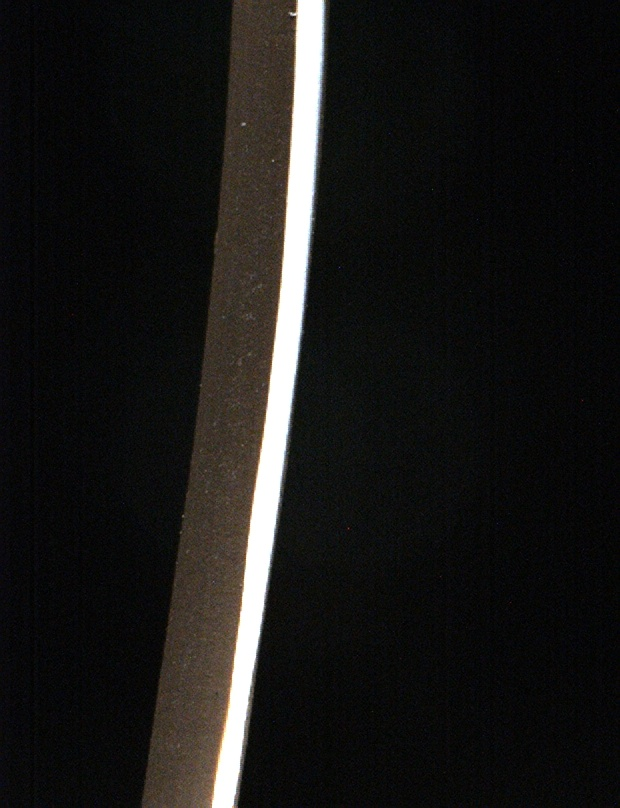
#> input picture Projeto_2/Images/ID001_1/CAMERA_0.jpg, 620 x 808 px
$ python -i 18211784_prev.py   (imports and definitions only)
#> lines starting #> are read from the running program, lines starting #| are printed output that depends on the picture; after the words box and inside, x2 and y2 are one past the last pixel; in counts of white or black regions, pixels touching at a corner belong together
import os
import argparse
import numpy as np
import pandas as pd
import cv2 as cv
import skimage as ski


RED = "\033[31m"
GRN = "\033[32m"
BLU = "\033[34m"
CLR = "\033[0m"

global_input_folder = "Images"
global_output_folder = "Output"
reduce_factor = 4  # Vai resultar em imagens com largura 155 e altura 202.
orig_heigth = 808
orig_width = 620


def show(named_images: list):
    for name, img in named_images:
        cv.imshow(name, img)
    cv.waitKey()
    cv.destroyAllWindows()
    exit(0)


def find_biggest_connected_component(img):

    # Detecta componentes conexas.
    n_conn_comp, labels = cv.connectedComponents(img)

    # Lista a conter as componentes conexas temporariamente pra análise.
    conn_comp = []

    # Laço sobre as componentes conexas, pelos índices. O índice 0 é o fundo, que não interessa.
    for i in range(1, n_conn_comp):

        # Prepara uma imgbin para colocar a componente.
        img_comp = np.zeros_like(img)

        # Coloca branco/255 onde a componente está presente.
        img_comp[labels == i] = 255

        # Adiciona componente na lista de componentes.
        conn_comp.append(img_comp)

    # Encontra maior componente.
    biggest_comp = None
    best_sum = 0
    for comp in conn_comp:
        s = comp.sum()
        if s > best_sum:
            best_sum = s
            biggest_comp = comp

    # Retorna maior componente encontrada.
    return biggest_comp


def preprocess(input_img_path: str) -> np.ndarray:
    """Preprocessamento das imagens.
    Recebe caminho para imagem e retorna uma np.ndarray contendo a imagem em HSV redimensionada.
    """
#> called with input_img_path = 'Images/ID001_1/CAMERA_0.jpg'

    # Carrega imagem. Vai vir em BGR.
    img = cv.imread(input_img_path, cv.IMREAD_COLOR)
#> img is the input picture: shape (808, 620, 3); mean B, G, R 23.5, 24.8, 25.6

    # Aplica suavização Gaussiana.
    #img = cv.GaussianBlur(img, (3, 3), 0)

    # Matiz Saturação Luminosidade
    img_hsv = cv.cvtColor(img, cv.COLOR_BGR2HSV)
#> img_hsv: shape (808, 620, 3); mean H, S, V 63.6, 68.2, 27.2

    # Isola camadas para preprocessar separadamente.
    layer_hue = img_hsv[:, :, 0]
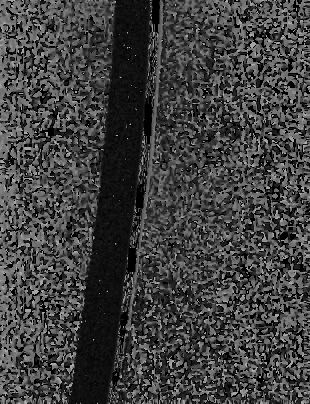
#> layer_hue: shape (808, 620) (shown at 1/2 size); min 0, max 179, mean 63.6
    layer_sat = img_hsv[:, :, 1]
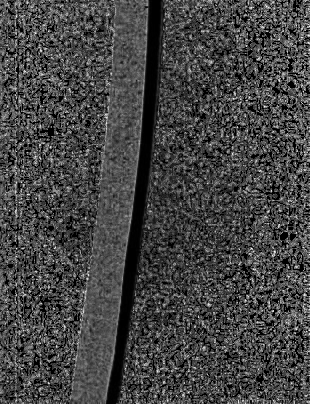
#> layer_sat: shape (808, 620) (shown at 1/2 size); min 0, max 255, mean 68.2
    layer_val = img_hsv[:, :, 2]

    # DEBUG:
    print(layer_hue.max())
#| 179

    # DEBUG: para visualização das camadas.
    layer_max = np.full(layer_hue.shape, 255, dtype=np.uint8)
    display_hue = np.dstack([layer_hue, layer_max, layer_max])
#> display_hue: shape (808, 620, 3); mean H, S, V 63.6, 255, 255
    display_hue = cv.cvtColor(display_hue, cv.COLOR_HSV2BGR)
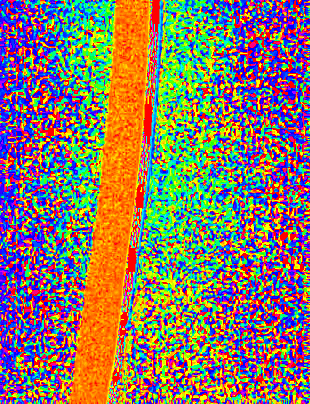
#> display_hue: shape (808, 620, 3) (shown at 1/2 size); mean B, G, R 102.3, 119.9, 135
    display_sat = np.dstack([layer_hue, layer_sat, layer_max])
#> display_sat: shape (808, 620, 3); mean H, S, V 63.6, 68.2, 255
    display_sat = cv.cvtColor(display_sat, cv.COLOR_HSV2BGR)
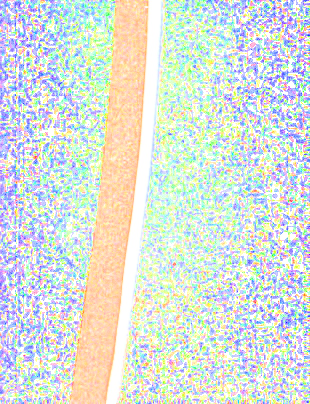
#> display_sat: shape (808, 620, 3) (shown at 1/2 size); mean B, G, R 218.2, 225.1, 217.3

    # Máscara binária com luminosidade.
    tmp = cv.GaussianBlur(img, (3, 3), 0)[:, :, 2]
    t = ski.filters.threshold_otsu(tmp)
#> t = 128
    bin_val = np.where(tmp < t, 0, 255).astype(np.uint8)
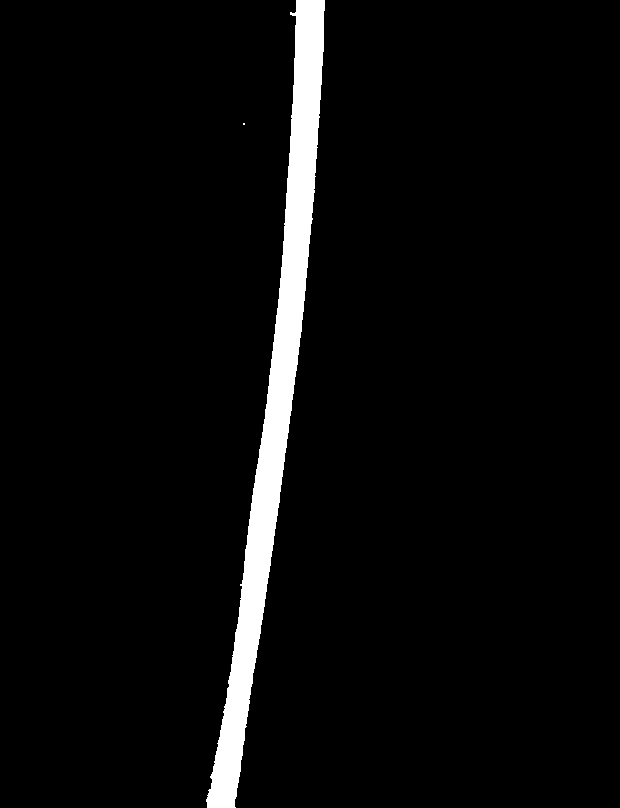
#> bin_val: shape (808, 620); 4.3% white; 2 white regions (1 under 20 px), largest, box (x1, y1, x2, y2) and area: (206, 0, 325, 808) 21541
    kernel = np.ones((3, 3))
    bin_val = cv.morphologyEx(bin_val, op=cv.MORPH_OPEN, kernel=kernel, iterations=1)
#> bin_val: shape (808, 620); 4.3% white; 1 white region, box (x1, y1, x2, y2) and area: (206, 0, 325, 808) 21508
    bin_val = cv.dilate(bin_val, kernel=kernel, iterations=16)
#> bin_val: shape (808, 620); 10% white; 1 white region, box (x1, y1, x2, y2) and area: (190, 0, 341, 808) 50340
    # ROI usando bin_val.
    roi_val_mask = cv.bitwise_and(img, img, mask=bin_val)

    # Máscara binária com saturação.
    t = ski.filters.threshold_otsu(roi_val_mask[:, :, 0])
#> t = 123
    kernel = np.ones((3, 3))
    bin_sat = np.where(layer_sat < t, 0, 255).astype(np.uint8)
#> bin_sat: shape (808, 620); 11.8% white in thin lines or dots
    bin_sat = cv.morphologyEx(bin_sat, op=cv.MORPH_OPEN, kernel=kernel, iterations=1)
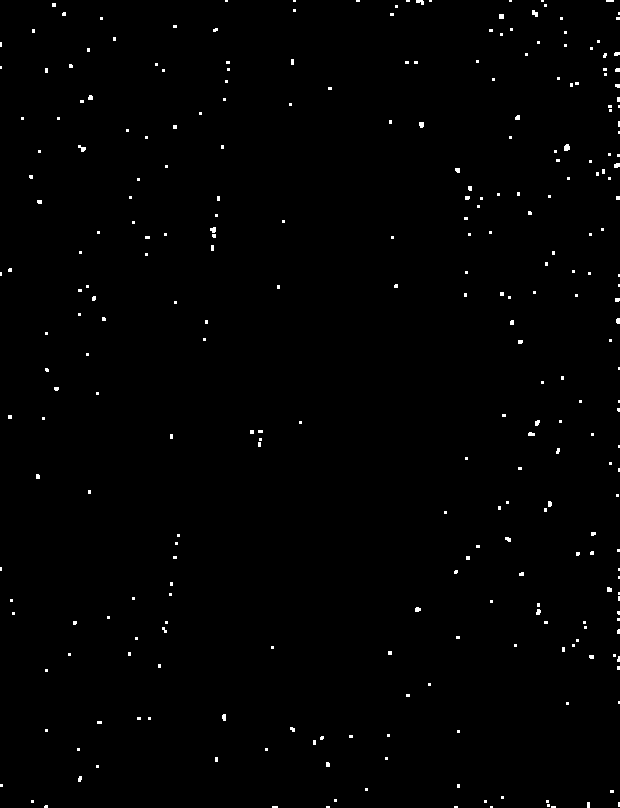
#> bin_sat: shape (808, 620); 0.69% white; 286 white regions (264 under 20 px), largest, box (x1, y1, x2, y2) and area: (564, 144, 570, 151) 35, (78, 145, 86, 152) 31, (532, 10, 538, 17) 30
    bin_sat = cv.morphologyEx(bin_sat, op=cv.MORPH_CLOSE, kernel=kernel, iterations=1)
#> bin_sat: shape (808, 620); 0.7% white; 274 white regions (243 under 20 px), largest, box (x1, y1, x2, y2) and area: (210, 227, 216, 238) 48, (536, 603, 541, 615) 42, (564, 144, 570, 151) 35
    bin_sat = find_biggest_connected_component(bin_sat)
#> in find_biggest_connected_component, `n_conn_comp, labels = cv.connectedComponents(img)`: n_conn_comp = 275
    # ROI usando bin_sat.
    roi_sat_mask = cv.bitwise_and(img, img, mask=bin_sat)

    # Visualizar matiz da ROI.
    tmp = cv.cvtColor(roi_val_mask, cv.COLOR_BGR2HSV)
#> tmp: shape (808, 620, 3); mean H, S, V 4.1, 4.7, 13.6
    roi_matiz = np.dstack([tmp[:, :, 0], layer_max, layer_max])
#> roi_matiz: shape (808, 620, 3); mean H, S, V 4.1, 255, 255
    roi_matiz = cv.cvtColor(roi_matiz, cv.COLOR_HSV2BGR)
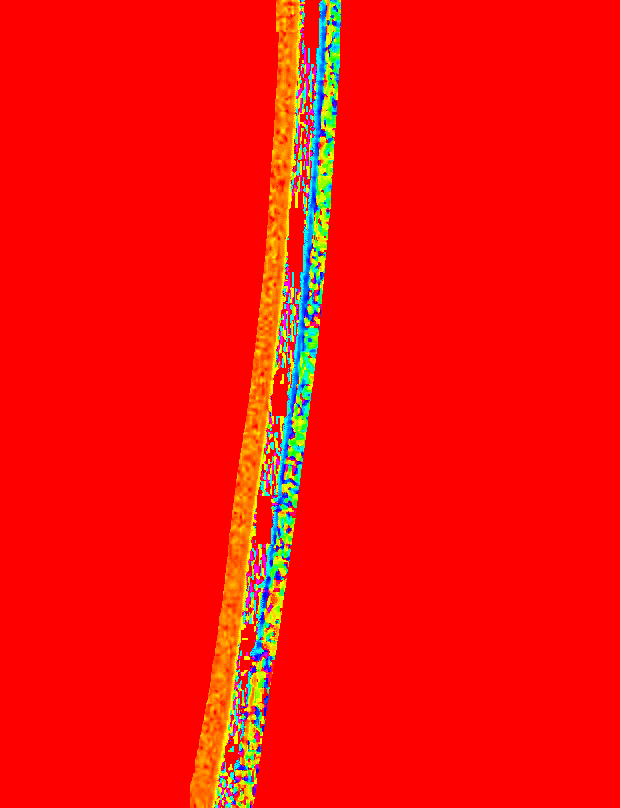
#> roi_matiz: shape (808, 620, 3); mean B, G, R 6.1, 13.5, 248.3

    # DEBUG
    show([
        ("ROI Matiz", roi_matiz),
        ("ROI Value Mask", roi_val_mask),
        ("ROI Satur Mask", roi_sat_mask),
        ("Matiz", display_hue),
        ("Bin Sat", bin_sat),
        ("Bin Val", bin_val),
        ("Saturacao", layer_sat),
        ("Luma", layer_val),
        ("Original", img)
    ])
#> the loop in show, `for name, img in named_images:` made 9 passes
#> name on passes 1 to 8: 'ROI Matiz', 'ROI Value Mask', 'ROI Satur Mask', 'Matiz', 'Bin Sat', 'Bin Val', 'Saturacao', 'Luma'

    # Binariza, pra fazermos detecção de contorno.

    threshold = ski.filters.threshold_otsu(layer_val)
    img_bin = np.where(layer_val < threshold, 0, 255).astype(np.uint8)

    # Inicializa a máscara com tudo preto.
    img_mask = np.zeros_like(img_bin)

    # Encontrar os contornos
    contours, hierarchy = cv.findContours(img_bin, cv.RETR_EXTERNAL, cv.CHAIN_APPROX_SIMPLE)

    # Concatenar todos os contornos encontrados em um único array de pontos.
    all_points = np.vstack(contours)

    # Casco convexo de todos os pontos de todos os contornos encontrados.
    convex_hull = cv.convexHull(all_points)
    cv.drawContours(img_mask, [convex_hull], -1, 255, thickness=cv.FILLED)  # Preenche casco com branco.

    # Calcula caixa delimitadora
    x, y, br_wi, br_he = cv.boundingRect(convex_hull)

    # Criar ROI (Region Of Interest) aplicando a máscara na imagem original.
    roi = cv.bitwise_and(img, img, mask=img_mask)

    # Calcular a posição centralizada
    img_width = img.shape[1]
    img_height = img.shape[0]
    center_x = (img_width - br_wi) // 2
    center_y = (img_height - br_he) // 2

    # Monta imagem de fundo preto com ROI da imagem original centralizado.
    img_result = np.zeros_like(img)
    img_result[center_y:center_y + br_he, center_x:center_x + br_wi] = roi[y:y + br_he, x:x + br_wi]

    # Redimensiona. Note que OpenCV usa a altura na primeira coordenada nas ndarrays.
    src_height, src_width, src_channels = img_result.shape  # src_channels é a quantidade de canais, 3.
    new_height = int(src_height / reduce_factor)
    new_width = int(src_width / reduce_factor)

    # Aplica redimensionamento da imagem. Note que nas chamadas de funções, a largura vem primeiro.
    img_result = cv.resize(img_result, (new_width, new_height))

    # Converte imagem reduzida para HSV.
    img_result = cv.cvtColor(img_result, cv.COLOR_BGR2HSV)

    # Retorna a imagem ajustada.
    return img_result


def process(input_img_path: str) -> (np.ndarray, np.ndarray):

    # Redimensiona e passa pra HSV.
    img_hsv = preprocess(input_img_path)

    # Camada de tons de cinza ou luminosidade, para detecção de bordas, contornos e outras operações acromáticas.
    layer_gray = img_hsv[:, :, 2]

    # Kernel para as operações morfológicas adiante.
    kernel = np.ones((5, 5))

    t = 32
    cable_init = np.where(layer_gray < t, 0, 255).astype(np.uint8)
    cable = cv.morphologyEx(cable_init, cv.MORPH_OPEN, kernel, 1)

    t = 255 - 32
    stripe_init = np.where(layer_gray < t, 0, 255).astype(np.uint8)
    stripe_xor = cv.bitwise_xor(cable, stripe_init)
    stripe = cv.morphologyEx(stripe_xor, cv.MORPH_OPEN, kernel, 1)

    # Redimensiona img cabo para tamanho original.
    cable = cv.resize( cable, (orig_width, orig_heigth))

    # Redimensiona img cabo para tamanho original.
    stripe = cv.resize(stripe, (orig_width, orig_heigth))

    # Retorna a imagem processada.
    # DEBUG: Estamos restaurando o tamanho e sistema de cores originais pra visualizar o resultado
    #        do pré-processamento.
    return cable, stripe


# [189 lines left out: functions load_data, find_imgs_by_id, main_DL, main_DIP, not called in this run]


# [42 lines not run here, left out]

>>> result = process('Images/ID001_1/CAMERA_0.jpg')
#> (the program exits here)

$ run again, on Projeto_2/Images/ID001_2/CAMERA_1.jpg
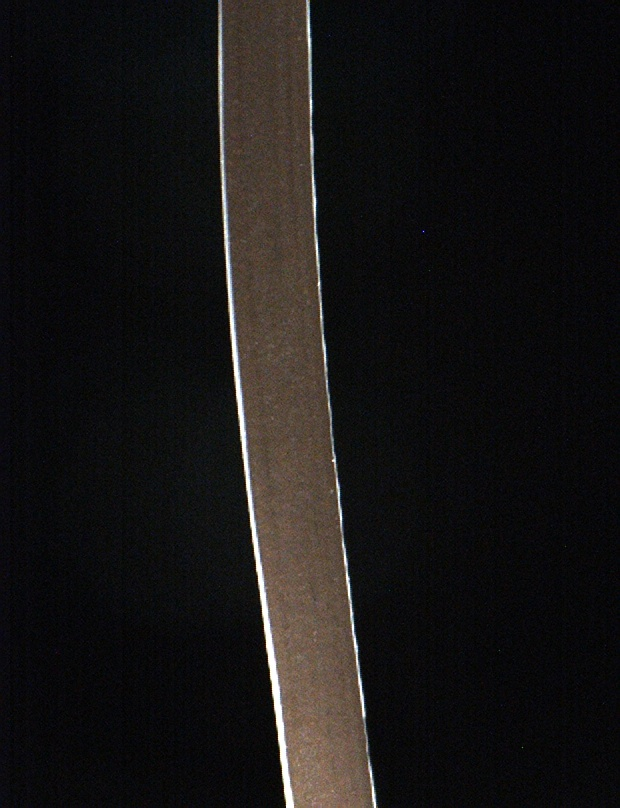
#> input picture Projeto_2/Images/ID001_2/CAMERA_1.jpg, 620 x 808 px
#> in preprocess, img is the input picture: shape (808, 620, 3); mean B, G, R 21.3, 21.7, 23.6
#> img_hsv: shape (808, 620, 3); mean H, S, V 79.4, 67.8, 25.7
#| 179
#> in preprocess, `t = ski.filters.threshold_otsu(tmp)`: t = 55
#> in preprocess, `t = ski.filters.threshold_otsu(roi_val_mask[:, :, 0])`: t = 38
#> in find_biggest_connected_component, `n_conn_comp, labels = cv.connectedComponents(img)`:
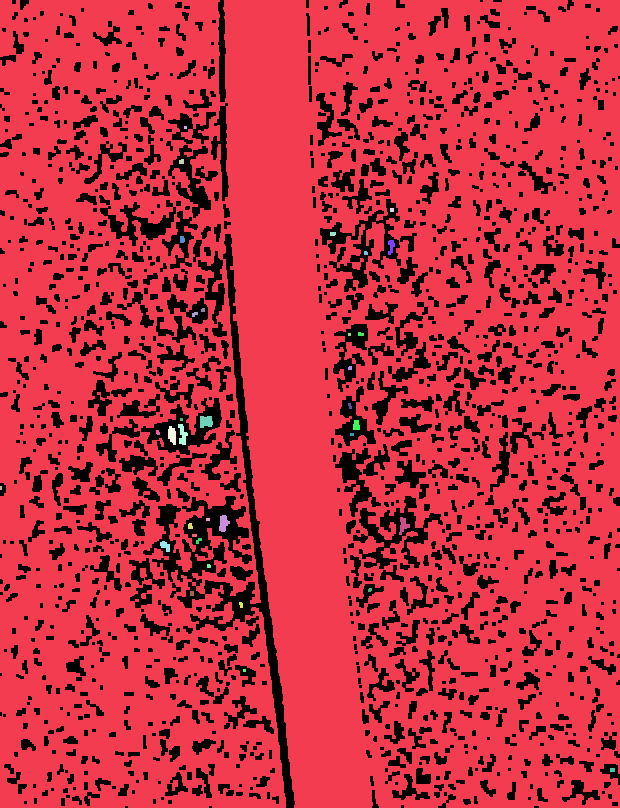
#> labels: shape (808, 620) int32; 36 distinct labels, from 0 to 35; one colour per label, 0 black
#> n_conn_comp = 36
#> in preprocess, `roi_matiz = cv.cvtColor(roi_matiz, cv.COLOR_HSV2BGR)`:
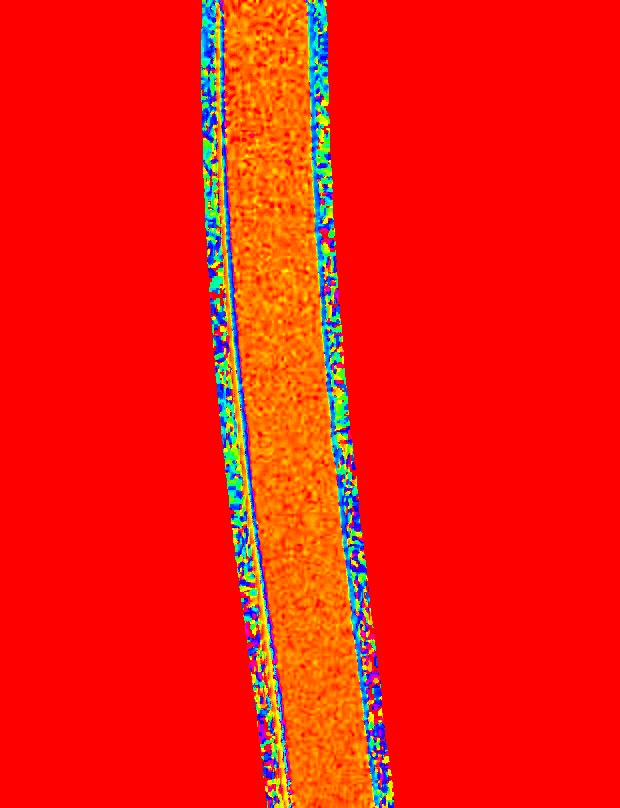
#> roi_matiz: shape (808, 620, 3); mean B, G, R 9.8, 24.6, 244.1
#> the loop in show, `for name, img in named_images:` made 9 passes
#> name on passes 1 to 8: 'ROI Matiz', 'ROI Value Mask', 'ROI Satur Mask', 'Matiz', 'Bin Sat', 'Bin Val', 'Saturacao', 'Luma'

$ run again, on Projeto_2/Images/ID001_2/CAMERA_2.jpg
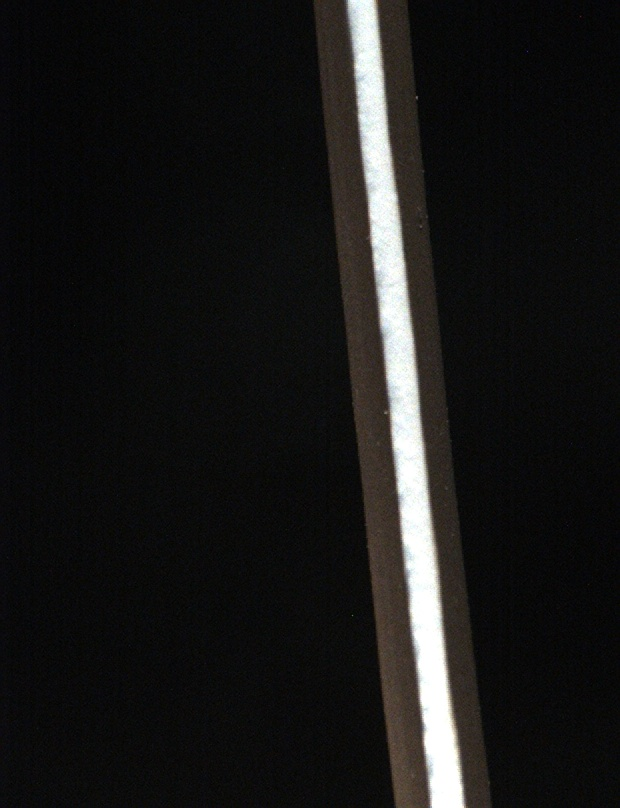
#> input picture Projeto_2/Images/ID001_2/CAMERA_2.jpg, 620 x 808 px
#> in preprocess, img is the input picture: shape (808, 620, 3); mean B, G, R 24.2, 25, 25.4
#> img_hsv: shape (808, 620, 3); mean H, S, V 55.9, 46, 26.6
#| 179
#> in preprocess, `display_sat = cv.cvtColor(display_sat, cv.COLOR_HSV2BGR)`:
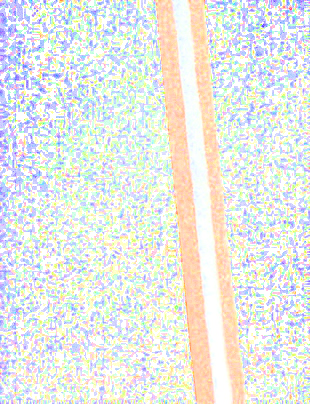
#> display_sat: shape (808, 620, 3) (shown at 1/2 size); mean B, G, R 229.2, 234, 231.5
#> in preprocess, `t = ski.filters.threshold_otsu(tmp)`: t = 120
#> in preprocess, `t = ski.filters.threshold_otsu(roi_val_mask[:, :, 0])`: t = 116
#> labels: shape (808, 620) int32; 97 distinct labels, from 0 to 96
#> n_conn_comp = 97
#> in preprocess, `roi_matiz = cv.cvtColor(roi_matiz, cv.COLOR_HSV2BGR)`:
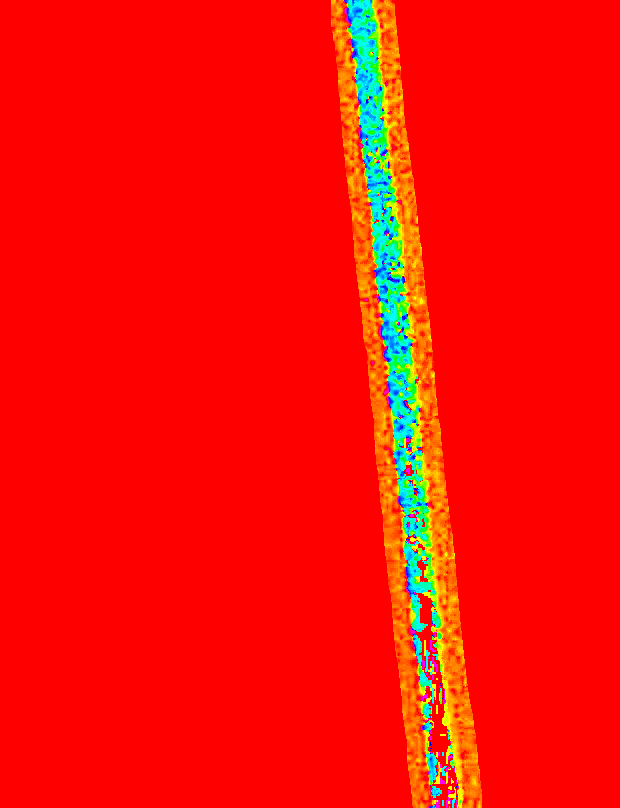
#> roi_matiz: shape (808, 620, 3); mean B, G, R 5.9, 15.7, 247.3
#> the loop in show, `for name, img in named_images:` made 9 passes
#> name on passes 1 to 8: 'ROI Matiz', 'ROI Value Mask', 'ROI Satur Mask', 'Matiz', 'Bin Sat', 'Bin Val', 'Saturacao', 'Luma'
